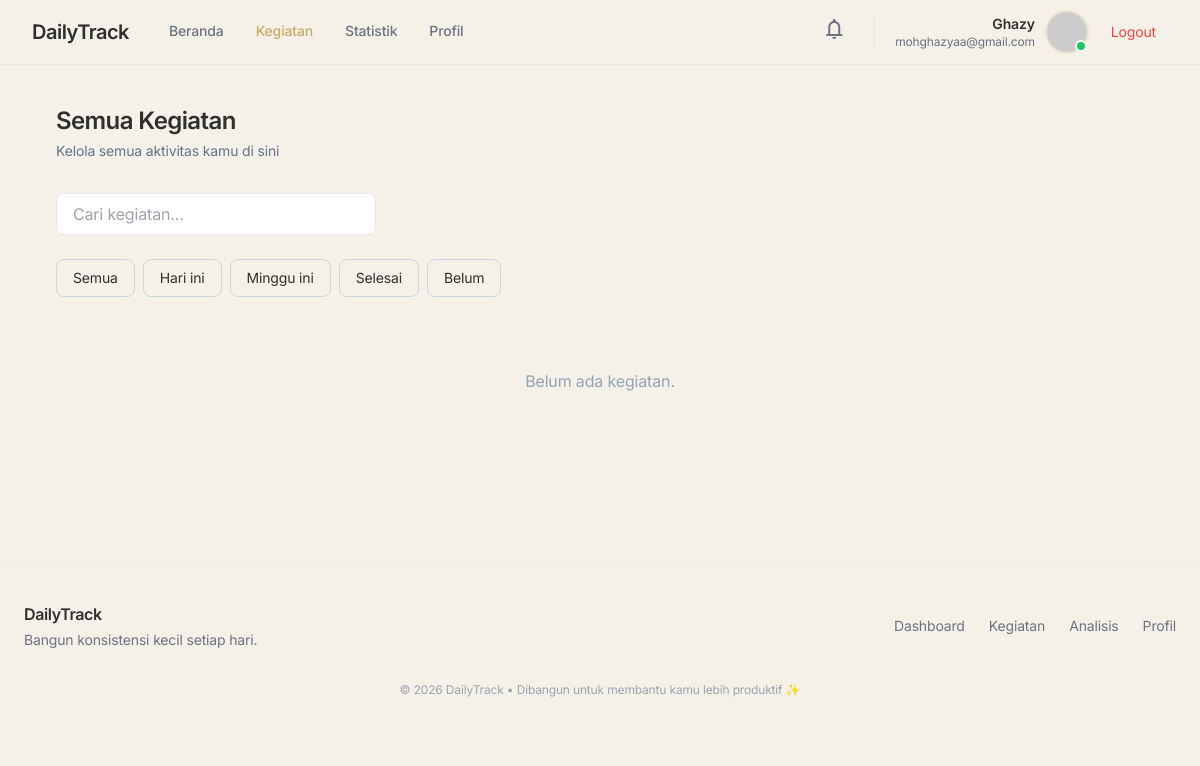
The page /kegiatan/?filter=week&q= (signed in) on the database as committed earlier.
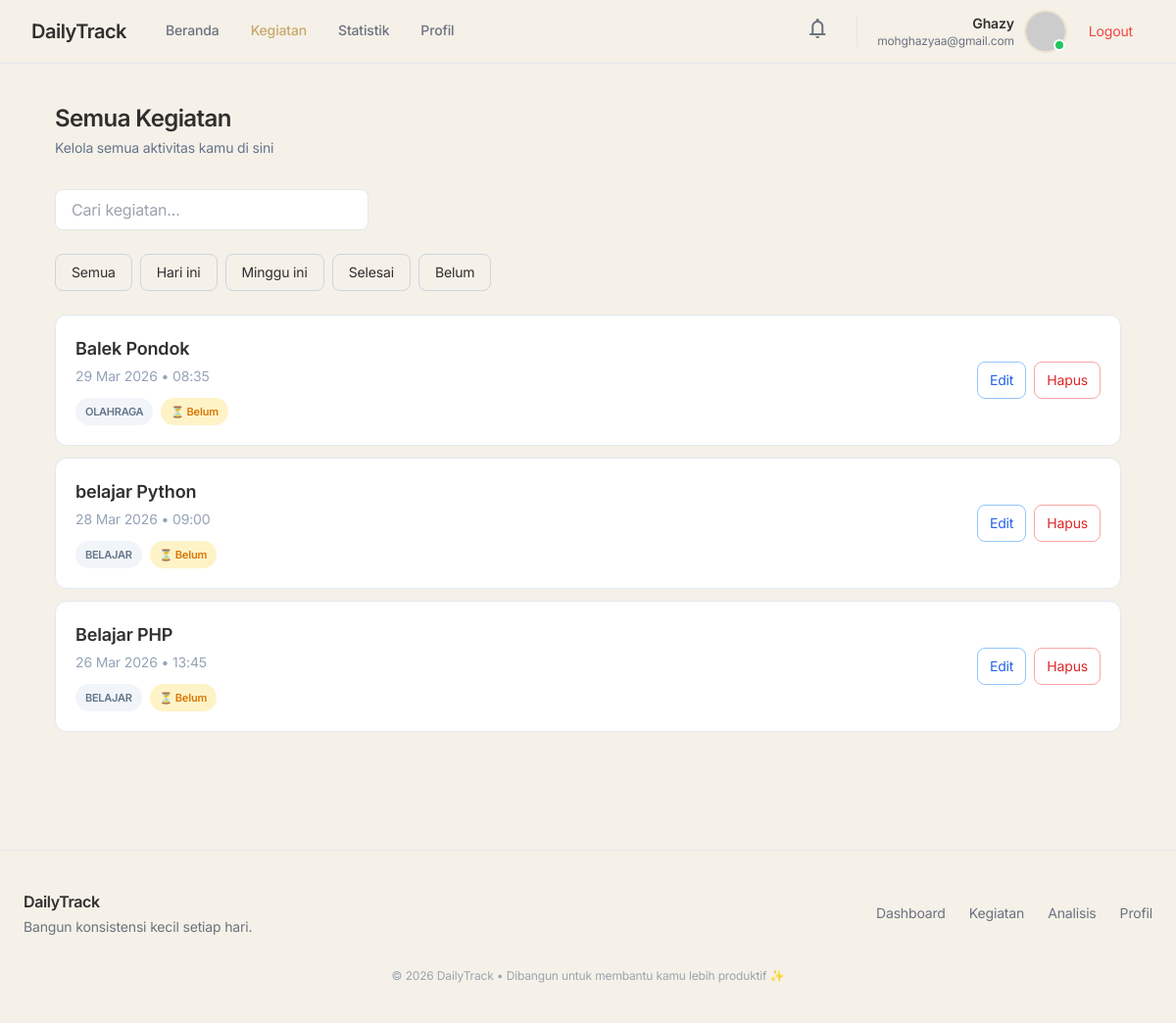
The same page on the database as committed later.
### tracker/models.py (models this page shows, shortened)
class Kegiatan(models.Model):
    pengguna = models.ForeignKey(
        User,
        on_delete=models.CASCADE,
        db_index=True
    )
    judul = models.CharField(max_length=200)
    tanggal = models.DateField(db_index=True)
    waktu = models.TimeField(db_index=True)
    kategori = models.ForeignKey(
        'Kategori',
        on_delete=models.SET_NULL,
        null=True,
        blank=True
    )
    selesai = models.BooleanField(default=False, db_index=True)
    dibuat = models.DateTimeField(auto_now_add=True)
    class Meta:
        verbose_name_plural = "Kegiatan"
        indexes = [
            models.Index(fields=['pengguna', 'tanggal']),
            models.Index(fields=['pengguna', 'selesai']),
            models.Index(fields=['tanggal', 'waktu']),
        ]

class Kategori(models.Model):
 user = models.ForeignKey(User, on_delete=models.CASCADE)
 nama = models.CharField(max_length=100)
 class Meta:
  verbose_name_plural = "Kategori"
 def __str__(self):
  return self.nama

### tracker/views/kegiatan.py (the view)
# urls.py: path('kegiatan/', views.semua_kegiatan, name='semua_kegiatan'),
@login_required(login_url='login')
def semua_kegiatan(request):
    filter_type = request.GET.get('filter', 'all')
    search_query = request.GET.get("q", "")
    kegiatan = get_filtered_kegiatan(
        user=request.user,
        filter_type=filter_type,
        search_query=search_query,
    )
    page_number = request.GET.get("page")
    paginator = Paginator(kegiatan, 5)
    page_obj = paginator.get_page(page_number)
    return render(request, 'kegiatan/kegiatan.html', {
        'page_obj': page_obj,
        'paginator': paginator,
        'filter': filter_type,
        'search_query': search_query,
    })

### tracker/services/kegiatan_service.py (called while the page is built)
def get_filtered_kegiatan(user, filter_type="all", search_query=None):
 kegiatan = (
  Kegiatan.objects
  .filter(pengguna=user)
  .select_related('kategori')
 )
 if search_query:
  kegiatan = kegiatan.filter(judul__icontains=search_query)
 today = date.today()
 if filter_type == 'today':
  kegiatan = kegiatan.filter(tanggal=today)
 elif filter_type == 'week':
  start_week = today - timedelta(days=today.weekday())
  end_week = start_week + timedelta(days=6)
  kegiatan = kegiatan.filter(tanggal__range=(start_week, end_week))
 elif filter_type == 'done':
  kegiatan = kegiatan.filter(selesai=True)
 elif filter_type == 'pending':
  kegiatan = kegiatan.filter(selesai=False)
 return kegiatan.order_by('-tanggal', '-waktu')

### tracker/templates/kegiatan/kegiatan.html (shortened to what this page needs)
{% extends 'base.html' %} {% block isi %}
<div class="flex items-center justify-between mb-8">
  <div>
    <h1 class="text-2xl font-semibold tracking-tight">Semua Kegiatan</h1>
    <p class="text-sm text-slate-500 mt-1">
      Kelola semua aktivitas kamu di sini
    </p>
  </div>
</div>
<form method="get" class="mb-6">
  <input
    type="text"
    id="searchInput"
    name="q"
    value="{{ search_query }}"
    placeholder="Cari kegiatan..."
    class="w-full md:w-80 px-4 py-2 border rounded-lg focus:outline-none focus:ring-2 focus:ring-slate-400"
  />
</form>
<div class="flex flex-wrap gap-2 mb-6 text-sm">
  <a
    href="{% url 'semua_kegiatan' %}?q={{ search_query }}"
    class="px-4 py-2 rounded-lg border border-slate-300 hover:bg-slate-100"
  >
    Semua
  </a>
  <a
    href="?filter=today&q={{ search_query }}"
    class="px-4 py-2 rounded-lg border border-slate-300 hover:bg-slate-100"
  >
    Hari ini
  </a>
  <a
    href="?filter=week&q={{ search_query }}"
    class="px-4 py-2 rounded-lg border border-slate-300 hover:bg-slate-100"
  >
    Minggu ini
  </a>
  <a
    href="?filter=done&q={{ search_query }}"
    class="px-4 py-2 rounded-lg border border-slate-300 hover:bg-slate-100"
  >
    Selesai
  </a>
  <a
    href="?filter=pending&q={{ search_query }}"
    class="px-4 py-2 rounded-lg border border-slate-300 hover:bg-slate-100"
  >
    Belum
  </a>
</div>
<div class="space-y-3">
  {% for k in page_obj %}
  <div
    class="bg-white border border-slate-200 rounded-xl p-5 flex items-center justify-between hover:shadow-sm transition"
  >
    <div>
      <p class="font-semibold text-lg">{{ k.judul }}</p>
      <p class="text-sm text-slate-400 mt-1">
        {{ k.tanggal|date:"d M Y" }} • {{ k.waktu|time:"H:i" }}
      </p>
      <div class="flex items-center gap-2 mt-3 text-sm">
        {% with kategori=k.kategori|lower %}
        <span
          class="text-[11px] font-semibold px-2.5 py-1 rounded-full uppercase tracking-tight {% if 'work' in kategori %} bg-blue-100 text-blue-600 {% elif 'study' in kategori or 'design' in kategori %} bg-purple-100 text-purple-600 {% elif 'health' in kategori or 'gym' in kategori %} bg-emerald-100 text-emerald-600 {% elif 'learning' in kategori or 'read' in kategori %} bg-orange-100 text-orange-600 {% elif 'admin' in kategori %} bg-slate-200 text-slate-600 {% else %} bg-slate-100 text-slate-500 {% endif %}"
        >
          {{ k.kategori }}
        </span>
        {% endwith %}
        {% if k.selesai %}
        <span
          class="text-[11px] font-semibold px-2.5 py-1 rounded-full bg-green-100 text-green-600"
        >
          ✔ Selesai
        </span>
        {% else %}
        <span
          class="text-[11px] font-semibold px-2.5 py-1 rounded-full bg-amber-100 text-amber-600"
        >
          ⏳ Belum
        </span>
        {% endif %}
      </div>
    </div>
    <div class="flex items-center gap-2 text-sm">
      <a
        href="{% url 'edit_kegiatan' k.id %}"
        class="px-3 py-2 rounded-lg border border-blue-300 text-blue-600 hover:bg-blue-50 transition"
      >
        Edit
      </a>
      <form
        method="POST"
        action="{% url 'hapus_kegiatan' k.id %}"
        class="inline"
        onsubmit="return confirm('Yakin ingin menghapus kegiatan ini?');"
      >
        <button
          type="submit"
          class="px-3 py-2 rounded-lg border border-red-300 text-red-600 hover:bg-red-50 transition"
        >
          Hapus
        </button>
      </form>
    </div>
  </div>
  {% empty %}
  <div class="text-center py-12 text-slate-400">Belum ada kegiatan.</div>
  {% endfor %}
</div>
{% endblock %}

Rows that differ between the two databases and show on the page:
added Kegiatan: judul "Balek Pondok", tanggal "29 Mar 2026", waktu "08:35", kategori "OLAHRAGA", selesai "⏳ Belum"
added Kegiatan: judul "belajar Python", tanggal "28 Mar 2026", waktu "09:00", kategori "BELAJAR", selesai "⏳ Belum"
added Kegiatan: judul "Belajar PHP", tanggal "26 Mar 2026", waktu "13:45", kategori "BELAJAR", selesai "⏳ Belum"
Other text that changed with them:
text no longer shown: "Belum ada kegiatan."
